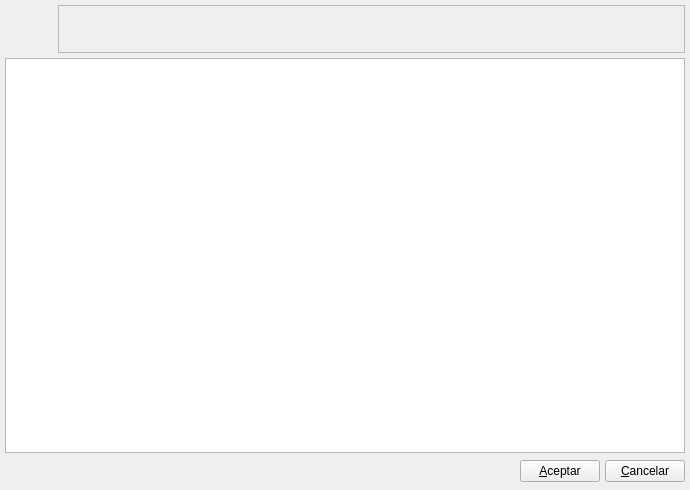
<ui version="4.0" >
 <author>Tomeu Borrás Riera</author>
 <class>ListTallasBase</class>
 <widget class="QWidget" name="ListTallasBase" >
  <property name="geometry" >
   <rect>
    <x>0</x>
    <y>0</y>
    <width>690</width>
    <height>490</height>
   </rect>
  </property>
  <property name="windowTitle" >
   <string>Tallas</string>
  </property>
  <property name="windowIcon" >
   <iconset resource="../../../bulmages.qrc" >
    <normaloff>:/Images/product.svg</normaloff>:/Images/product.svg</iconset>
  </property>
  <layout class="QGridLayout" >
   <property name="margin" >
    <number>5</number>
   </property>
   <property name="spacing" >
    <number>5</number>
   </property>
   <item row="2" column="0" >
    <layout class="QHBoxLayout" >
     <property name="spacing" >
      <number>5</number>
     </property>
     <property name="margin" >
      <number>0</number>
     </property>
     <item>
      <spacer>
       <property name="orientation" >
        <enum>Qt::Horizontal</enum>
       </property>
       <property name="sizeHint" stdset="0" >
        <size>
         <width>151</width>
         <height>27</height>
        </size>
       </property>
      </spacer>
     </item>
     <item>
      <widget class="QPushButton" name="mui_aceptar" >
       <property name="text" >
        <string>&amp;Aceptar</string>
       </property>
      </widget>
     </item>
     <item>
      <widget class="QPushButton" name="mui_cancelar" >
       <property name="text" >
        <string>&amp;Cancelar</string>
       </property>
      </widget>
     </item>
    </layout>
   </item>
   <item row="1" column="0" >
    <widget class="ListTallasSubForm" name="mui_listado" >
     <property name="horizontalScrollMode" >
      <enum>QAbstractItemView::ScrollPerPixel</enum>
     </property>
    </widget>
   </item>
   <item row="0" column="0" >
    <layout class="QHBoxLayout" >
     <property name="spacing" >
      <number>5</number>
     </property>
     <property name="margin" >
      <number>0</number>
     </property>
     <item>
      <widget class="QLabel" name="label" >
       <property name="minimumSize" >
        <size>
         <width>48</width>
         <height>48</height>
        </size>
       </property>
       <property name="maximumSize" >
        <size>
         <width>48</width>
         <height>48</height>
        </size>
       </property>
       <property name="pixmap" >
        <pixmap resource="../../../bulmages.qrc" >:/Images/product.svg</pixmap>
       </property>
       <property name="scaledContents" >
        <bool>true</bool>
       </property>
      </widget>
     </item>
     <item>
      <widget class="QFrame" name="frame" >
       <property name="sizePolicy" >
        <sizepolicy vsizetype="Preferred" hsizetype="Expanding" >
         <horstretch>0</horstretch>
         <verstretch>0</verstretch>
        </sizepolicy>
       </property>
       <property name="frameShape" >
        <enum>QFrame::StyledPanel</enum>
       </property>
       <property name="frameShadow" >
        <enum>QFrame::Raised</enum>
       </property>
      </widget>
     </item>
    </layout>
   </item>
  </layout>
 </widget>
 <layoutdefault spacing="2" margin="6" />
 <customwidgets>
  <customwidget>
   <class>ListTallasSubForm</class>
   <extends>QTableWidget</extends>
   <header>listtallasview.h</header>
  </customwidget>
 </customwidgets>
 <resources>
  <include location="../../../bulmages.qrc" />
 </resources>
 <connections/>
</ui>
